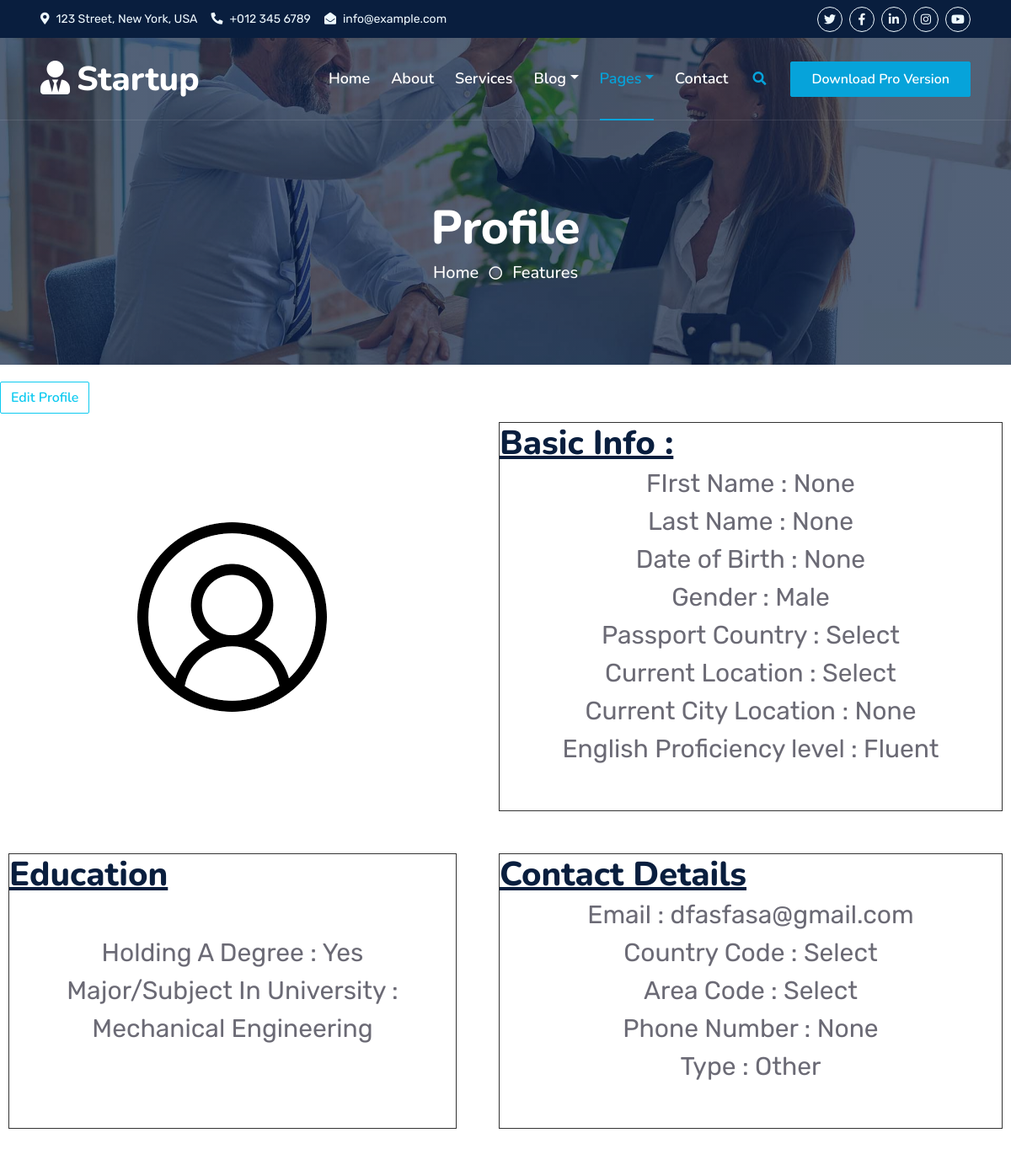
Before: /jobseeker/profile (signed in, upper part) with the older database file.
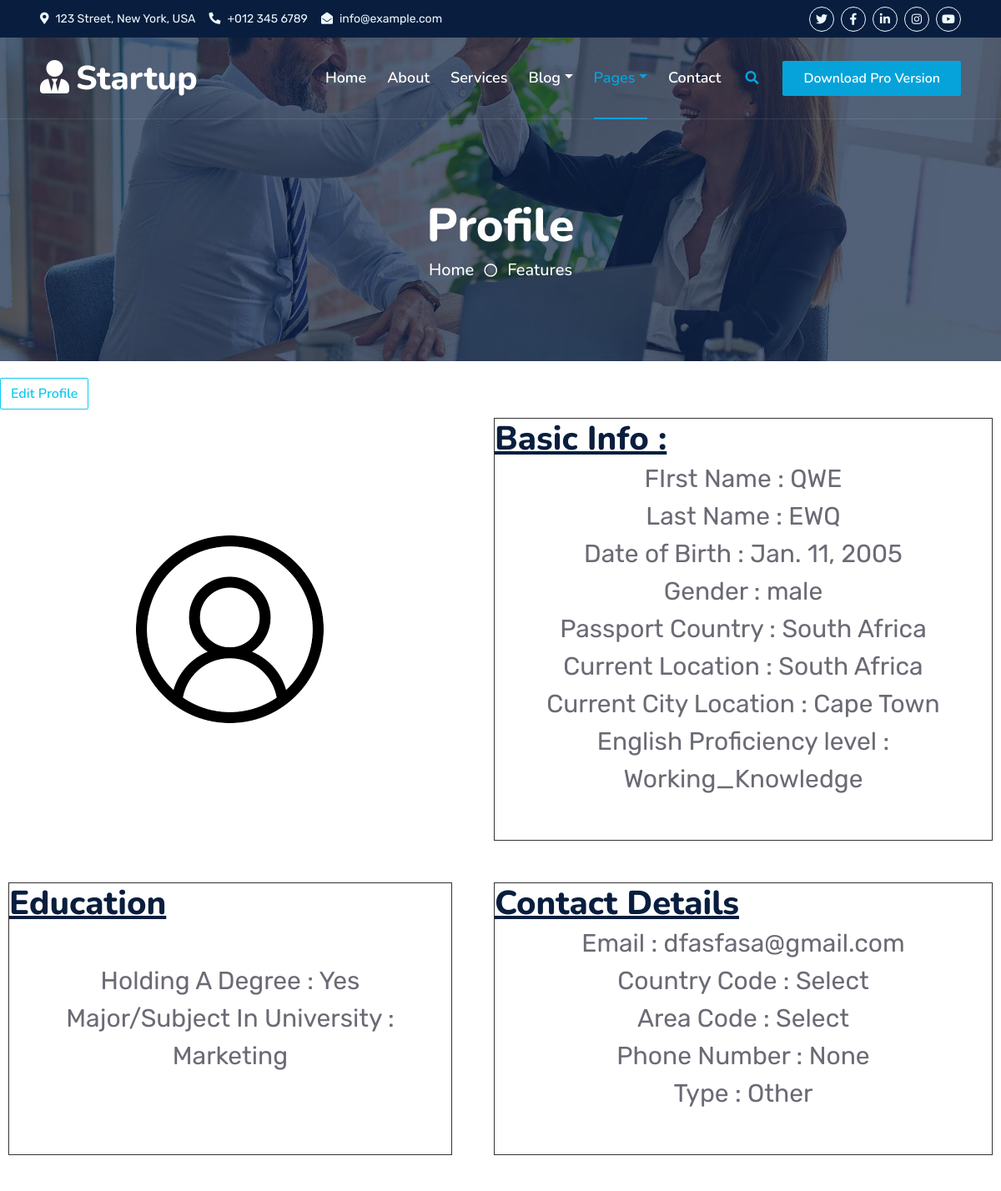
After: the same page with the newer database file.
### loginapp/models.py (models this page shows)
class User(AbstractUser):
    is_job_seeker = models.BooleanField(default=False)
    is_admin = models.BooleanField(default=False)

### jobseeker/models.py (models this page shows)
class Basic_Info(models.Model):
    gender_choices = (
        ('Male', 'Male'),
        ('Female', 'Female'),
    )
    user = models.OneToOneField (
        User, on_delete=models.SET_NULL, related_name='user_basic_info', null=True)
    profile_pic = models.ImageField(upload_to='user_pics',default='user.png')
    first_name = models.CharField(max_length=30,blank=True,null=True)
    last_name = models.CharField(max_length=30,blank=True,null=True)
    date_of_birth = models.DateField(blank=True,null=True)
    gender = models.CharField(choices=gender_choices,
                              default='Male', max_length=7,blank=True,null=True)
    passport_country = models.CharField(
        default='Select', choices=Country_Choices, max_length=25,blank=True,null=True)
    current_location = models.CharField(
        default='Select', choices=Country_Choices, max_length=25,blank=True,null=True)
    name_of_city_currently_based = models.CharField( max_length=25,blank=True,null=True)
    level_of_english_language = models.CharField(
        choices=language_choices, default='Fluent', max_length=17,blank=True,null=True)

class Education(models.Model):
    user = models.OneToOneField (
        User, on_delete=models.SET_NULL, related_name='user_education', null=True)
    degree = models.BooleanField(default=True)
    fresh_graduate_or_university_student = models.BooleanField(default=False)
    subject_in_university = models.CharField(max_length=100,
                                             choices=Undergraduate_Subject_Choices, default='Select',blank=True,null=True)

class Contact_Details(models.Model):
    user = models.OneToOneField (
        User, on_delete=models.SET_NULL, related_name='user_contact_info', null=True)
    counrty_code = models.CharField(max_length=20,
                                    choices=Country_Wise_Phone_Number_Codes, default='Select',blank=True,null=True)
    area_code = models.CharField(
        validators=[only_integer], max_length=10, default='Select',blank=True,null=True)
    actual_number = models.CharField(validators=[only_integer], max_length=10,blank=True,null=True)
    type = models.CharField(choices=type_of_phone_number,
                            default='Other', max_length=50,blank=True,null=True)

### jobseeker/views.py (the view)
# urls.py: path('profile', views.profile, name='profile'),
@login_required(login_url='loginapp:login')
def profile(request):
    return render(request,'jobseeker/profile/profile.html')

### templates/jobseeker/profile/profile.html (shortened to what this page needs)
<!DOCTYPE html>
<html lang="en">
<head>
    {%load static%}
    <link href="https://cdnjs.cloudflare.com/ajax/libs/font-awesome/5.10.0/css/all.min.css" rel="stylesheet">
    <link href="https://cdn.jsdelivr.net/npm/bootstrap-icons@1.4.1/font/bootstrap-icons.css" rel="stylesheet">
    <link href="{%static 'lib/owlcarousel/assets/owl.carousel.min.css'%}" rel="stylesheet">
    <link href="{%static 'lib/animate/animate.min.css'%}" rel="stylesheet">
    <link href="{%static 'css/bootstrap.min.css'%}" rel="stylesheet">
    <link href="{%static 'css/style.css'%}" rel="stylesheet">
</head>
<body>
    <div class="container-fluid bg-dark px-5 d-none d-lg-block">
        <div class="row gx-0">
            <div class="col-lg-8 text-center text-lg-start mb-2 mb-lg-0">
                <div class="d-inline-flex align-items-center" style="height: 45px;">
                    <small class="me-3 text-light"><i class="fa fa-map-marker-alt me-2"></i>123 Street, New York,
                        USA</small>
                    <small class="me-3 text-light"><i class="fa fa-phone-alt me-2"></i>+012 345 6789</small>
                    <small class="text-light"><i class="fa fa-envelope-open me-2"></i>info@example.com</small>
                </div>
            </div>
            <div class="col-lg-4 text-center text-lg-end">
                <div class="d-inline-flex align-items-center" style="height: 45px;">
                    <a class="btn btn-sm btn-outline-light btn-sm-square rounded-circle me-2" href=""><i
                            class="fab fa-twitter fw-normal"></i></a>
                    <a class="btn btn-sm btn-outline-light btn-sm-square rounded-circle me-2" href=""><i
                            class="fab fa-facebook-f fw-normal"></i></a>
                    <a class="btn btn-sm btn-outline-light btn-sm-square rounded-circle me-2" href=""><i
                            class="fab fa-linkedin-in fw-normal"></i></a>
                    <a class="btn btn-sm btn-outline-light btn-sm-square rounded-circle me-2" href=""><i
                            class="fab fa-instagram fw-normal"></i></a>
                    <a class="btn btn-sm btn-outline-light btn-sm-square rounded-circle" href=""><i
                            class="fab fa-youtube fw-normal"></i></a>
                </div>
            </div>
        </div>
    </div>
    <div class="container-fluid position-relative p-0">
        <nav class="navbar navbar-expand-lg navbar-dark px-5 py-3 py-lg-0">
            <a href="index.html" class="navbar-brand p-0">
                <h1 class="m-0"><i class="fa fa-user-tie me-2"></i>Startup</h1>
            </a>
            <div class="collapse navbar-collapse" id="navbarCollapse">
                <div class="navbar-nav ms-auto py-0">
                    <a href="index.html" class="nav-item nav-link">Home</a>
                    <a href="about.html" class="nav-item nav-link">About</a>
                    <a href="service.html" class="nav-item nav-link">Services</a>
                    <div class="nav-item dropdown">
                        <a href="#" class="nav-link dropdown-toggle" data-bs-toggle="dropdown">Blog</a>
                    </div>
                    <div class="nav-item dropdown">
                        <a href="#" class="nav-link dropdown-toggle active" data-bs-toggle="dropdown">Pages</a>
                    </div>
                    <a href="contact.html" class="nav-item nav-link">Contact</a>
                </div>
                <butaton type="button" class="btn text-primary ms-3" data-bs-toggle="modal"
                    data-bs-target="#searchModal"><i class="fa fa-search"></i></butaton>
                <a href="https://htmlcodex.com/startup-company-website-template"
                    class="btn btn-primary py-2 px-4 ms-3">Download Pro Version</a>
            </div>
        </nav>
        <div class="container-fluid bg-primary py-5 bg-header" style="margin-bottom: 20px;">
            <div class="row py-5">
                <div class="col-12 pt-lg-5 mt-lg-5 text-center">
                    <h1 class="display-4 text-white animated zoomIn">Profile</h1>
                    <a href="" class="h5 text-white">Home</a>
                    <i class="far fa-circle text-white px-2"></i>
                    <a href="" class="h5 text-white">Features</a>
                </div>
            </div>
        </div>
    </div>
    <a href="{%url 'jobseeker:profile/basic_info'%}"><button class="btn btn-outline-info">Edit Profile</button></a>
    <div class="grid-container">
        <div class="grid-item" style='border: none;'>
            {%if user.user_basic_info.profile_pic%}
            <img src="{{user.user_basic_info.profile_pic.url}}" alt="">
            {%else%}
            <img src="/media/user.png" alt="">
            {%endif%}
        </div>
        <div class="grid-item" style="position: relative;">
            <h1 style="text-decoration:underline; position: absolute; top: 0; left: 0;">Basic Info : </h1>
            <span>FIrst Name : {{user.user_basic_info.first_name}} </span>
            <span>Last Name : {{user.user_basic_info.last_name}} </span>
            <span>Date of Birth : {{user.user_basic_info.date_of_birth}} </span>
            <span>Gender : {{user.user_basic_info.gender}} </span>
            <span>Passport Country : {{user.user_basic_info.passport_country}}</span>
            <span>Current Location : {{user.user_basic_info.current_location}}</span>
            <span>Current City Location : {{user.user_basic_info.name_of_city_currently_based}}</span>
            <span>English Proficiency level : {{user.user_basic_info.level_of_english_language}}</span>
        </div>
        <div class="grid-item">
            <h1 style="text-decoration:underline;" class="title">Education</h1>
            {%if user.user_education.degree%}
            <span>Holding A Degree : Yes </span>
            {%else%}
            <span>Holding A Degree : No </span>
            {%endif%}
            <span>Major/Subject In University : {{user.user_education.subject_in_university}} </span>
        </div>
        <div class="grid-item">
            <h1 style="text-decoration:underline;" class="title">Contact Details</h1>
            <span>Email : {{user.email}} </span>
            <span>Country Code : {{user.user_contact_info.counrty_code}} </span>
            <span>Area Code : {{user.user_contact_info.area_code}}</span>
            <span>Phone Number : {{user.user_contact_info.actual_number}} </span>
            <span>Type : {{user.user_contact_info.type}}</span>
        </div>
    </div>
</body>
</html>

### static/css/style.css (style rules this page uses)
:root { --primary: #06A3DA; --secondary: #34AD54; --light: #EEF9FF; --dark: #091E3E; }
h1, h2, .fw-bold { font-weight: 800 !important; }
.btn { font-family: 'Nunito', sans-serif; font-weight: 600; transition: .5s; }
.btn-primary, .btn-secondary { color: #FFFFFF; box-shadow: inset 0 0 0 50px transparent; }
.btn-sm-square { width: 30px; height: 30px; }
.btn-square, .btn-sm-square, .btn-lg-square { padding-left: 0; padding-right: 0; text-align: center; }
.navbar-dark .navbar-nav .nav-link { font-family: 'Nunito', sans-serif; position: relative; margin-left: 25px; padding: 35px 0; color: #FFFFFF; font-size: 18px; font-weight: 600; outline: none; transition: .5s; }
.navbar-dark .navbar-nav .nav-link:hover, .navbar-dark .navbar-nav .nav-link.active { color: var(--primary); }
.navbar-dark .navbar-brand h1 { color: #FFFFFF; }
@media (min-width: 992px) { .navbar-dark { position: absolute; width: 100%; top: 0; left: 0; border-bottom: 1px solid rgba(256, 256, 256, .1); z-index: 999; } }
@media (min-width: 992px) { .navbar-dark .navbar-nav .nav-link::before { position: absolute; content: ""; width: 0; height: 2px; bottom: -1px; left: 50%; background: var(--primary); transition: .5s; } }
@media (min-width: 992px) { .navbar-dark .navbar-nav .nav-link:hover::before, .navbar-dark .navbar-nav .nav-link.active::before { width: 100%; left: 0; } }
.bg-header { background: linear-gradient(rgba(9, 30, 62, .7), rgba(9, 30, 62, .7)), url(../img/carousel-1.jpg) center center no-repeat; background-size: cover; }

### templates/jobseeker/profile/profile.html (style rules this page uses)
.grid-container { display: grid; grid-template-columns: auto auto; ; padding: 10px; grid-gap: 50px; }
.grid-item { background-color: rgba(255, 255, 255, 0.8); border: 1px solid rgba(0, 0, 0, 0.8); padding: 50px; font-size: 30px; text-align: center; display: flex; flex-direction: column; justify-content: center; align-items: center; position: relative; }
.title { position: absolute; top: 0; left: 0; }

Changed rows visible on the page:
changed User "dfasfasa@gmail.com": user_basic_info.first_name "None" → "QWE"; user_basic_info.last_name "None" → "EWQ"; user_basic_info.date_of_birth "None" → "Jan. 11, 2005"; user_basic_info.gender "Male" → "male"; user_basic_info.passport_country "Select" → "South Africa"; user_basic_info.current_location "Select" → "South Africa"; user_basic_info.name_of_city_currently_based "None" → "Cape Town"; user_basic_info.level_of_english_language "Fluent" → "Working_Knowledge"; user_education.subject_in_university "Mechanical Engineering" → "Marketing"
